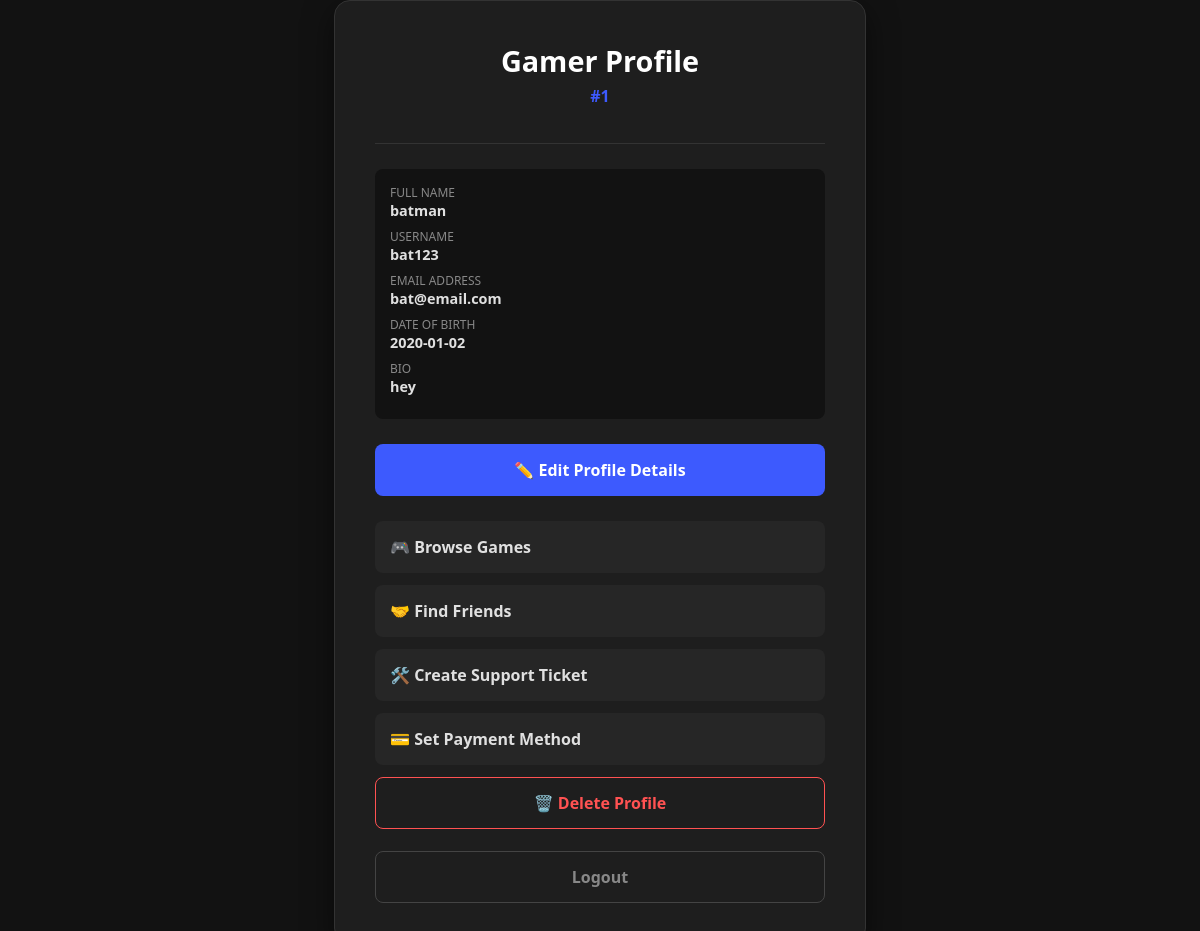
Screenshot of /home.php?u_id=1 with the database file from the repository.
### tables this page shows
CREATE TABLE `customers` (
  `user_id` int(11) NOT NULL,
  `username` varchar(50) DEFAULT NULL,
  `password` varchar(255) NOT NULL,
  `name` varchar(100) NOT NULL,
  `email` varchar(100) NOT NULL,
  `birth_date` date NOT NULL,
  `bio` text DEFAULT NULL,
  `avatar_url` varchar(255) DEFAULT NULL,
  `fav_genre` varchar(50) DEFAULT NULL
);

### home.php (the view, shortened to what this page needs)
<?php
require_once('DBconnect.php');
$user_id = isset($_GET['u_id']) ? $_GET['u_id'] : '';
$sql = "SELECT name, username, email, birth_date, bio FROM customers WHERE user_id = ?";
$stmt = mysqli_prepare($conn, $sql);
mysqli_stmt_bind_param($stmt, "i", $user_id);
mysqli_stmt_execute($stmt);
$result = mysqli_stmt_get_result($stmt);
$user_info = mysqli_fetch_assoc($result);
?>
<!DOCTYPE html>
<html lang="en">
<head>
</head>
<body>
<div class="dashboard-container">
    <div class="profile-header">
        <h2>Gamer Profile</h2>
        <p style="color: var(--primary-accent); font-weight: bold; margin-top: 5px;">#<?php echo htmlspecialchars($user_id); ?></p>
    </div>
    <div class="user-details">
        <div>
            <span class="label">Full Name</span>
            <strong><?php echo htmlspecialchars($user_info['name']); ?></strong>
        </div>
        <div>
            <span class="label">Username</span>
            <strong><?php echo htmlspecialchars($user_info['username']); ?></strong>
        </div>
        <div>
            <span class="label">Email Address</span>
            <strong><?php echo htmlspecialchars($user_info['email']); ?></strong>
        </div>
        <div>
            <span class="label">Date of Birth</span>
            <strong><?php echo htmlspecialchars($user_info['birth_date']); ?></strong>
        </div>
        <div>
            <span class="label">Bio</span>
            <strong><?php echo htmlspecialchars($user_info['bio']); ?></strong>
        </div>
    </div>
    <div style="margin-bottom: 25px;">
        <a href="edit_profile.php?u_id=<?php echo $user_id; ?>" class="nav-link" style="background: var(--primary-accent); justify-content: center; color: white;">
            ✏️ Edit Profile Details
        </a>
    </div>
    <nav>
        <a href="browse.php?u_id=<?php echo $user_id; ?>" class="nav-link">🎮 Browse Games</a>
        <a href="add_friend.php?u_id=<?php echo $user_id; ?>" class="nav-link friends">🤝 Find Friends</a>
        <a href="create.php?u_id=<?php echo $user_id; ?>" class="nav-link">🛠️ Create Support Ticket</a>
        <a href="paymentmethod.php?u_id=<?php echo $user_id; ?>" class="nav-link">💳 Set Payment Method</a>
        <a href="delete_profile.php?u_id=<?php echo $user_id; ?>"
           class="nav-link delete-btn"
           onclick="return confirm('WARNING: Are you sure you want to permanently delete your profile? This cannot be undone.');">
           🗑️ Delete Profile
        </a>
        <a href="index.php" class="nav-link logout">Logout</a>
    </nav>
</div>
</body>
</html>

### home.php (style rules this page uses)
:root { --bg-color: #121212; --card-bg: #1e1e1e; --primary-accent: #3d5afe; --friend-accent: #00e676; --danger-accent: #ff5252; --text-main: #e0e0e0; --text-dim: #888; }
body { font-family: 'Segoe UI', Roboto, Helvetica, Arial, sans-serif; background-color: var(--bg-color); color: var(--text-main); margin: 0; display: flex; justify-content: center; align-items: center; min-height: 100vh; }
.dashboard-container { background-color: var(--card-bg); padding: 40px; border-radius: 16px; box-shadow: 0 10px 30px rgba(0,0,0,0.5); width: 100%; max-width: 450px; border: 1px solid #333; }
.profile-header { text-align: center; border-bottom: 1px solid #333; margin-bottom: 25px; padding-bottom: 20px; }
.user-details { text-align: left; background: #121212; padding: 15px; border-radius: 8px; margin-bottom: 25px; font-size: 0.9rem; }
.user-details div { margin-bottom: 8px; }
.label { color: var(--text-dim); font-size: 0.75rem; text-transform: uppercase; display: block; }
h2 { margin: 0; font-size: 1.8rem; color: #fff; }
nav { display: flex; flex-direction: column; gap: 12px; }
.nav-link { text-decoration: none; color: var(--text-main); background: #262626; padding: 14px; border-radius: 8px; font-weight: 600; transition: all 0.3s ease; border: 1px solid transparent; display: flex; align-items: center; gap: 10px; }
.nav-link.delete-btn { border: 1px solid var(--danger-accent); color: var(--danger-accent); background: transparent; justify-content: center; }
.nav-link.logout { margin-top: 10px; background: transparent; color: var(--text-dim); border: 1px solid #444; justify-content: center; }

### rows the page displays
customers: name "batman", username "bat123", email "bat@email.com", birth_date "2020-01-02", bio "hey"

### other values shown
$user_id "1"
